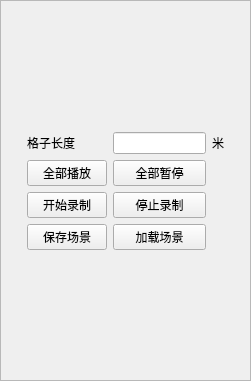
<?xml version="1.0" encoding="UTF-8"?>
<ui version="4.0">
 <class>PublicParameterPanel</class>
 <widget class="QWidget" name="PublicParameterPanel">
  <property name="geometry">
   <rect>
    <x>0</x>
    <y>0</y>
    <width>251</width>
    <height>381</height>
   </rect>
  </property>
  <property name="windowTitle">
   <string>Form</string>
  </property>
  <layout class="QGridLayout" name="gridLayout">
   <property name="leftMargin">
    <number>0</number>
   </property>
   <property name="topMargin">
    <number>0</number>
   </property>
   <property name="rightMargin">
    <number>0</number>
   </property>
   <property name="bottomMargin">
    <number>0</number>
   </property>
   <property name="spacing">
    <number>0</number>
   </property>
   <item row="0" column="0">
    <widget class="QScrollArea" name="scrollArea">
     <property name="widgetResizable">
      <bool>true</bool>
     </property>
     <widget class="QWidget" name="scrollAreaWidgetContents">
      <property name="geometry">
       <rect>
        <x>0</x>
        <y>0</y>
        <width>249</width>
        <height>379</height>
       </rect>
      </property>
      <layout class="QGridLayout" name="gridLayout_2">
       <property name="leftMargin">
        <number>0</number>
       </property>
       <property name="topMargin">
        <number>0</number>
       </property>
       <property name="rightMargin">
        <number>0</number>
       </property>
       <property name="bottomMargin">
        <number>0</number>
       </property>
       <item row="4" column="2">
        <widget class="QPushButton" name="sceneLoadButton">
         <property name="sizePolicy">
          <sizepolicy hsizetype="Preferred" vsizetype="Preferred">
           <horstretch>0</horstretch>
           <verstretch>0</verstretch>
          </sizepolicy>
         </property>
         <property name="text">
          <string>加载场景</string>
         </property>
        </widget>
       </item>
       <item row="4" column="1">
        <widget class="QPushButton" name="sceneSaveButton">
         <property name="sizePolicy">
          <sizepolicy hsizetype="Preferred" vsizetype="Preferred">
           <horstretch>0</horstretch>
           <verstretch>0</verstretch>
          </sizepolicy>
         </property>
         <property name="text">
          <string>保存场景</string>
         </property>
        </widget>
       </item>
       <item row="0" column="1">
        <spacer name="verticalSpacer_2">
         <property name="orientation">
          <enum>Qt::Orientation::Vertical</enum>
         </property>
         <property name="sizeHint" stdset="0">
          <size>
           <width>20</width>
           <height>119</height>
          </size>
         </property>
        </spacer>
       </item>
       <item row="5" column="2">
        <spacer name="verticalSpacer">
         <property name="orientation">
          <enum>Qt::Orientation::Vertical</enum>
         </property>
         <property name="sizeHint" stdset="0">
          <size>
           <width>20</width>
           <height>119</height>
          </size>
         </property>
        </spacer>
       </item>
       <item row="1" column="4">
        <spacer name="horizontalSpacer">
         <property name="orientation">
          <enum>Qt::Orientation::Horizontal</enum>
         </property>
         <property name="sizeHint" stdset="0">
          <size>
           <width>40</width>
           <height>20</height>
          </size>
         </property>
        </spacer>
       </item>
       <item row="3" column="0">
        <spacer name="horizontalSpacer_2">
         <property name="orientation">
          <enum>Qt::Orientation::Horizontal</enum>
         </property>
         <property name="sizeHint" stdset="0">
          <size>
           <width>40</width>
           <height>20</height>
          </size>
         </property>
        </spacer>
       </item>
       <item row="1" column="1">
        <widget class="QLabel" name="gridMeterLabel">
         <property name="text">
          <string>格子长度</string>
         </property>
        </widget>
       </item>
       <item row="3" column="2">
        <widget class="QPushButton" name="stopRecordButton">
         <property name="sizePolicy">
          <sizepolicy hsizetype="Preferred" vsizetype="Preferred">
           <horstretch>0</horstretch>
           <verstretch>0</verstretch>
          </sizepolicy>
         </property>
         <property name="text">
          <string>停止录制</string>
         </property>
        </widget>
       </item>
       <item row="1" column="3">
        <widget class="QLabel" name="meterLabel">
         <property name="text">
          <string>米</string>
         </property>
        </widget>
       </item>
       <item row="1" column="2">
        <widget class="QLineEdit" name="gridMeterEdit">
         <property name="sizePolicy">
          <sizepolicy hsizetype="Preferred" vsizetype="Preferred">
           <horstretch>0</horstretch>
           <verstretch>0</verstretch>
          </sizepolicy>
         </property>
        </widget>
       </item>
       <item row="3" column="1">
        <widget class="QPushButton" name="startRecordButton">
         <property name="sizePolicy">
          <sizepolicy hsizetype="Preferred" vsizetype="Preferred">
           <horstretch>0</horstretch>
           <verstretch>0</verstretch>
          </sizepolicy>
         </property>
         <property name="text">
          <string>开始录制</string>
         </property>
        </widget>
       </item>
       <item row="2" column="1">
        <widget class="QPushButton" name="startPlayButton">
         <property name="text">
          <string>全部播放</string>
         </property>
        </widget>
       </item>
       <item row="2" column="2">
        <widget class="QPushButton" name="pausePlayButton">
         <property name="text">
          <string>全部暂停</string>
         </property>
        </widget>
       </item>
      </layout>
     </widget>
    </widget>
   </item>
  </layout>
 </widget>
 <resources/>
 <connections/>
</ui>
